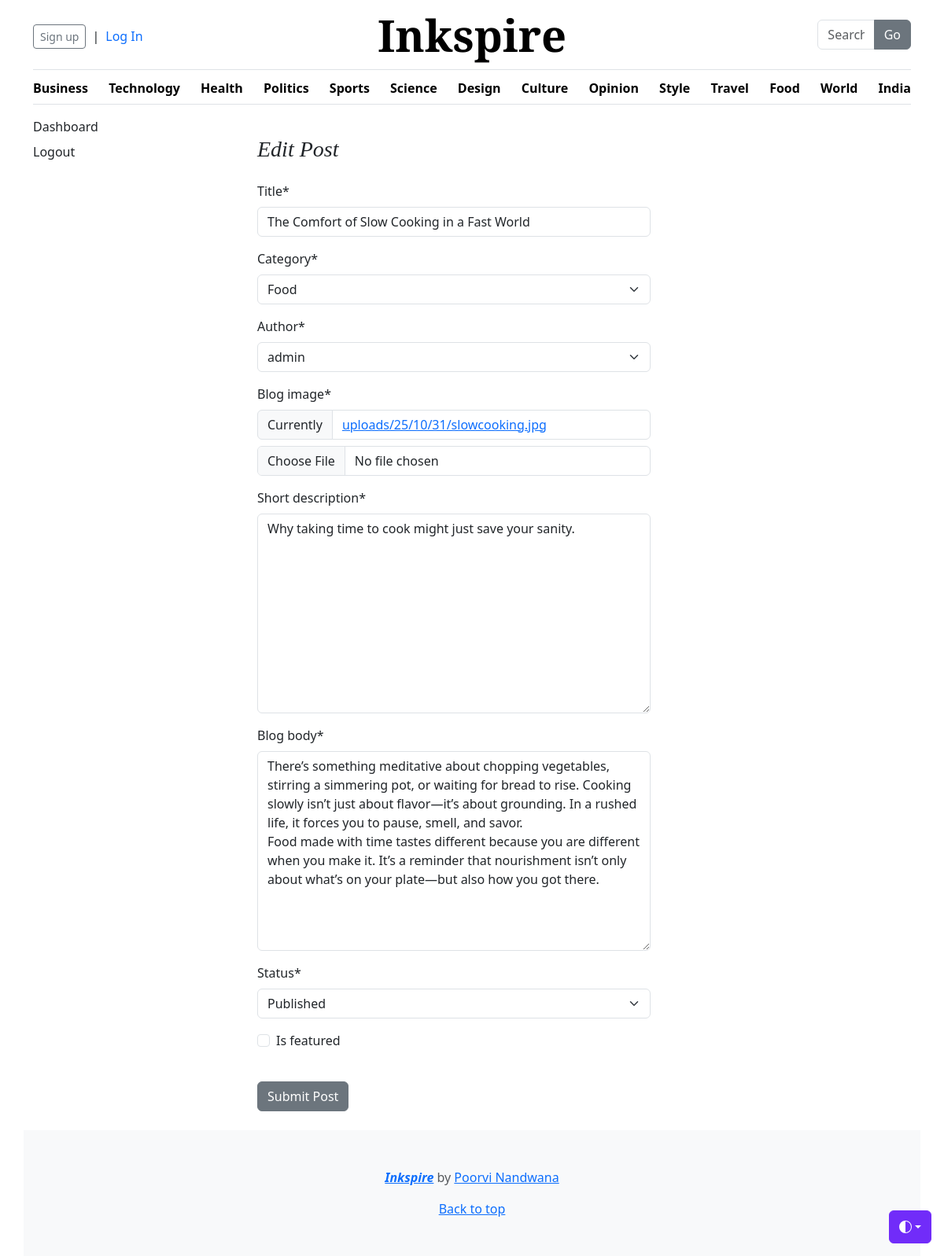
Screenshot of /dashboard/posts/edit/2/ with the database file from the repository.
### BlogApp/models.py (models this page shows, shortened)
class Category (models.Model):
    category_name = models.CharField(max_length=50, unique=True)
    created_at = models.DateTimeField(auto_now_add = True)
    updated_at = models.DateTimeField(auto_now_add= True)
    class Meta:
        verbose_name_plural = 'Categories'
    def __str__(self):
        return self.category_name

class Blogs(models.Model):
    title = models.CharField(max_length=150, unique=True)
    slug = models.SlugField(unique=True, blank=True)
    category = models.ForeignKey(Category, on_delete=models.CASCADE)
    author = models.ForeignKey(User, on_delete=models.CASCADE)
    blog_image = models.ImageField(upload_to='uploads/%y/%m/%d')
    short_description = models.TextField(max_length=1000)
    blog_body = RichTextField(max_length=5000)
    status = models.CharField(choices=STATUS_CHOICE, default='draft', max_length=100)
    is_featured = models.BooleanField(default= False)
    created_at = models.DateTimeField(auto_now_add = True)
    updated_at = models.DateTimeField(auto_now = True)
    class Meta:
        verbose_name_plural = 'Blogs'

### dashboards/views.py (the view, shortened to what this page needs)
# urls.py: path('posts/edit/<int:pk>/', views.edit_posts, name='edit_posts'),
def edit_posts(request, pk):
    post = get_object_or_404(Blogs, pk=pk)
    form = PostForm(instance=post)
    context = {
        'form': form,
        'post': post
    }
    return render(request, 'dashboards/edit_posts.html', context)

### dashboards/forms.py
class PostForm(forms.ModelForm):
    class Meta:
        model = Blogs
        fields = ('title', 'category', 'author', 'blog_image', 'short_description', 'blog_body', 'status', 'is_featured')

### BlogApp/context_processors.py (called while the page is built)
def get_categories(request):
    categories = Category.objects.all()
    return dict(categories = categories)

### templates/dashboards/edit_posts.html (shortened to what this page needs)
{% extends "base/base.html" %}
{% block content %}
<div class="container">
        <div class="row">
       <div class="col-md-3">
            <div class="d-flex flex-column" aria-orientation="vertical" >
                <a href="{% url 'dashboard' %}" class="nav-link text-body mb-2 {% if '/dashboard/' == request.path %}bg-secondary{% endif %}">Dashboard</a>
                <a href="{% url 'logout' %}" class="nav-link text-body">Logout</a>
            </div>
       </div>
{% load crispy_forms_tags %}
       <div class="col-md-9">
            <h3 class="my-4">Edit Post</h3>
            <form method="post" action="{% url 'edit_posts' post.id %}" style="width: 500px;">
                {{ form|crispy }}
                <br>
                <button type="submit" class="btn btn-secondary">Submit Post</button>
                <br>
                <br>
            </form>
</div>
{% endblock %}

### templates/base/header.html (shortened to what this page needs)
{% load static %}
<!doctype html>
<html lang="en" data-bs-theme="auto">
  <head>
    <link rel="stylesheet" href="https://cdnjs.cloudflare.com/ajax/libs/font-awesome/4.7.0/css/font-awesome.min.css">
    <link
      href="https://cdn.jsdelivr.net/npm/bootstrap@5.3.8/dist/css/bootstrap.min.css"
      rel="stylesheet"
    />
    <link href="{% static 'css/blog.css' %}" rel="stylesheet" />
    <link href="https://cdn.jsdelivr.net/npm/bootstrap@5.3.3/dist/css/bootstrap.min.css" rel="stylesheet">
  </head>
  <body>
    <div class="dropdown position-fixed bottom-0 end-0 mb-3 me-3 bd-mode-toggle">
      <button class="btn btn-bd-secondary py-2 dropdown-toggle d-flex align-items-center" id="bd-theme" type="button" aria-expanded="false" data-bs-toggle="dropdown" aria-label="Toggle theme (auto)">
        <svg class="bi my-1 theme-icon-active" aria-hidden="true">
          <use href="#circle-half"></use>
        </svg>
      </button>
    </div>
    <div class="container">
      <header class="border-bottom lh-1 py-3">
        <div class="row flex-nowrap justify-content-between align-items-center">
    <div class="col-4 pt-1 d-flex align-items-center">
    {% if not user.is_authenticated %}
    <a class="btn btn-sm btn-outline-secondary" href="{% url 'register' %}">Sign up</a>
    <span class="mx-2">|</span>
    <a class="text-decoration-none" href="{% url 'login' %}">Log In</a>
    {% else %}
    <span class="me-3"><a href="{% url 'dashboard' %}" class="btn btn-secondary">{{ user.first_name|default:user.username }}'s Dashboard</a></span>
      <span><a href="{% url 'logout' %}">Log Out</a></span>
    {% endif %}
    </div>
          <div class="col-4 text-center">
            <a class="blog-header-logo text-body-emphasis text-decoration-none" href="/">Inkspire</a>
          </div>
          <div class="col-4 d-flex justify-content-end align-items-center">
            <div class="col-4">
              <form action={% url 'search' %} method="GET">
                <div class="input-group">
                  <input class="form-control" name="keyword" type="text" placeholder="Search">
                  <button class="btn btn-secondary" id="button-search" type="submit">Go</button>
                </div>
              </form>
            </div>
        </div>
      </header>
      <div class="nav-scroller py-1 mb-3 border-bottom">
        <nav class="nav nav-underline justify-content-between">
          {% for cat in categories %}
          <a class="nav-item nav-link link-body-emphasis active" href="{% url 'posts_by_category' cat.id %}">{{cat.category_name}}</a>
          {% endfor %}
        </nav>
</div>
    </div>

### static/css/blog.css (style rules this page uses)
.blog-header-logo, .display-4 { font-family: "Playfair Display", Georgia, "Times New Roman", serif !important; font-weight: 900 !important; font-size: 3.5rem !important; }
h1, h2, h3, h4, h5, h6 { font-family: Amiri, Georgia, "Times New Roman", serif; font-style: italic; }

### templates/base/header.html (style rules this page uses)
.bi { vertical-align: -0.125em; fill: currentColor; }
.nav-scroller { position: relative; z-index: 2; height: 2.75rem; overflow-y: hidden; }
.nav-scroller .nav { display: flex; flex-wrap: nowrap; padding-bottom: 1rem; margin-top: -1px; overflow-x: auto; text-align: center; white-space: nowrap; -webkit-overflow-scrolling: touch; }
.btn-bd-secondary { --bd-violet-bg: #712cf9; --bd-violet-rgb: 112.520718, 44.062154, 249.437846; --bs-btn-font-weight: 600; --bs-btn-color: var(--bs-white); --bs-btn-bg: var(--bd-violet-bg); --bs-btn-border-color: var(--bd-violet-bg); --bs-btn-hover-color: var(--bs-white); --bs-btn-hover-bg: #6528e0; --bs-btn-hover-border-color: #6528e0; --bs-btn-focus-shadow-rgb: var(--bd-violet-rgb); --bs-btn-active-color: var(--bs-btn-hover-color); --bs-btn-active-bg: #5a23c8; --bs-btn-active-border-color: #5a23c8; }
.bd-mode-toggle { z-index: 1500; }
.bd-mode-toggle .bi { width: 1em; height: 1em; }

### rows the page displays
Category: category_name "Business"
Category: category_name "Technology"
Category: category_name "Health"
Category: category_name "Politics"
Category: category_name "Sports"
Category: category_name "Science"
Category: category_name "Design"
Category: category_name "Culture"
Category: category_name "Opinion"
Category: category_name "Style"
Category: category_name "Travel"
Category: category_name "Food"
Category: category_name "World"
Category: category_name "India"
Blogs: title "The Comfort of Slow Cooking in a Fast World", category "Food", author "admin", short_description "Why taking time to cook might just save your sanity.", blog_body "There’s something meditative about chopping vegetables, stirring a simmering pot, or waiting for bread to rise. Cooking slowly isn’t just about flavor—it’s about grounding. In a rushed life, it forces you to pause, smell, and savor. Food made with time tastes different because you are different when you make it. It’s a reminder that nourishment isn’t only about what’s on your plate—but also how you got there.", status "Published"
